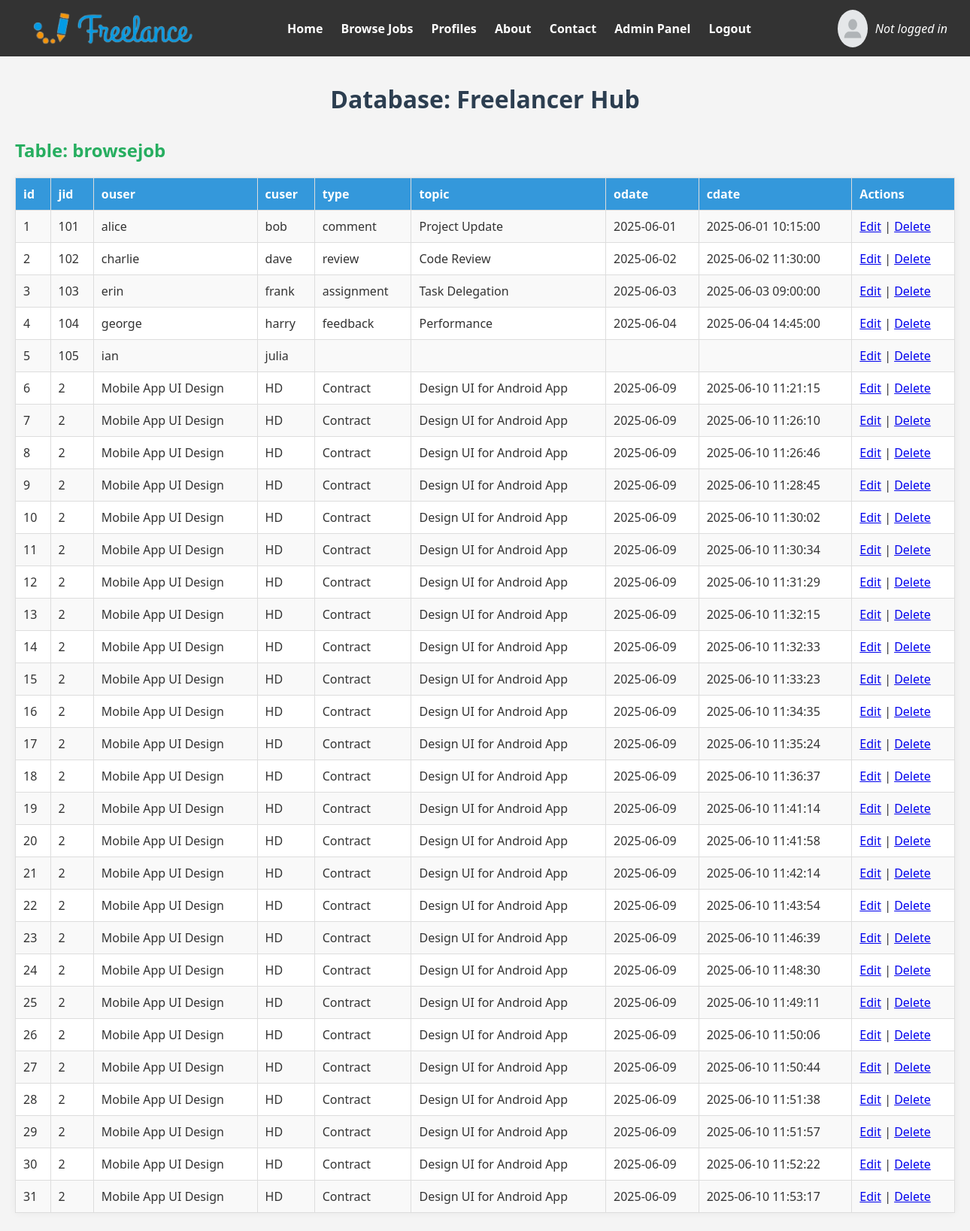
The app's page /admin_page.php (upper part) with its own data.
### tables this page shows
CREATE TABLE `browsejob` (
  `id` int(11) NOT NULL,
  `jid` int(11) NOT NULL,
  `ouser` varchar(100) NOT NULL,
  `cuser` varchar(100) NOT NULL,
  `type` varchar(100) DEFAULT NULL,
  `topic` varchar(255) DEFAULT NULL,
  `odate` date DEFAULT NULL,
  `cdate` datetime DEFAULT NULL
);

### admin_page.php (the view, shortened to what this page needs)
<?php
$server = "127.0.0.1:3308";
$username = "root";
$password = "";
$database = "freelancer_hub";
$con = new mysqli($server, $username, $password, $database);
$role = "Unknown";
if (isset($_SESSION['email'])) {
    $email = $con->real_escape_string($_SESSION['email']);
    $query = "SELECT role FROM users WHERE email = '$email'";
    $result = $con->query($query);
    if ($result && $result->num_rows > 0) {
        $row = $result->fetch_assoc();
        $role = htmlspecialchars($row['role']);
    } else {
        $role = "Role not found";
    }
} else {
    $role = "Not logged in";
}
?>
<!DOCTYPE html>
<html>
<head>
</head>
<body>
<header>
    <div class='navbar'>
        <a href='user_page.php'><img src='image/logo-removebg-preview.png' alt='Logo'></a>
        <div>
            <a href='user_page.php'>Home</a>
            <a href='browsejob.php'>Browse Jobs</a>
            <a href='profile.html'>Profiles</a>
            <a href='aboutus.php'>About</a>
            <a href='contact.php'>Contact</a>
            <a href='admin_page.php'>Admin Panel</a>
            <a href="logout.php">Logout</a>
        </div>
        <div class='role'>
            <img src='image/user.webp' alt='User' width='40' style='border-radius: 50%;'>
            <p style="margin: 0px;"><?php echo $role; ?></p>
        </div>
    </div>
</header>
<h1>Database: Freelancer Hub</h1>
<?php
$tables = $con->query("SHOW TABLES");
while ($tableRow = $tables->fetch_array()) {
    $tableName = $tableRow[0];
    echo "<h2>Table: $tableName</h2>";
    $result = $con->query("SELECT * FROM `$tableName`");
    if ($result && $result->num_rows > 0) {
        echo "<table>";
        $fields = $result->fetch_fields();
        echo "<tr>";
        foreach ($fields as $field) {
            echo "<th>{$field->name}</th>";
        }
        echo "<th>Actions</th>";
        echo "</tr>";
        while ($row = $result->fetch_assoc()) {
            echo "<tr>";
            foreach ($row as $data) {
                echo "<td>" . htmlspecialchars($data) . "</td>";
            }
            $id = reset($row);
            echo "<td>
                <a href='edit.php?table=$tableName&id=$id'>Edit</a> |
                <a href='delete.php?table=$tableName&id=$id' onclick='return confirm(\"Are you sure?\")'>Delete</a>
            </td>";
            echo "</tr>";
        }
        echo "</table>";
    } else {
        echo "<p>No data in this table.</p>";
    }
}
?>
</body>
</html>

### admin_page.php (style rules this page uses)
body { font-family: 'Segoe UI', Tahoma, Geneva, Verdana, sans-serif; background-color: #f4f4f4; color: #333; padding: 20px; margin: 0; }
h1 { color: #2c3e50; margin-top: 90px; text-align: center; }
h2 { color: #27ae60; margin-top: 30px; }
table { border-collapse: collapse; width: 100%; margin-top: 10px; margin-bottom: 30px; background-color: #fff; box-shadow: 0 0 10px rgba(0,0,0,0.05); }
th, td { border: 1px solid #ddd; padding: 10px; text-align: left; }
th { background-color: #3498db; color: white; }
tr:nth-child(even) { background-color: #f9f9f9; }
p { color: #999; font-style: italic; }
header { background-color: #333; position: fixed; top: 0; left: 0; width: 100%; z-index: 1000; }
.navbar { display: flex; justify-content: space-between; align-items: center; padding: 10px 30px; color: white; }
.navbar a { color: white; margin: 0 10px; text-decoration: none; font-weight: bold; }
.navbar img { height: 50px; }
.role { display: flex; align-items: center; gap: 10px; }
.role p { color: white; margin: 0; }

### records on screen
browsejob: id "1", jid "101", ouser "alice", cuser "bob", type "comment", topic "Project Update", odate "2025-06-01", cdate "2025-06-01 10:15:00"
browsejob: id "2", jid "102", ouser "charlie", cuser "dave", type "review", topic "Code Review", odate "2025-06-02", cdate "2025-06-02 11:30:00"
browsejob: id "3", jid "103", ouser "erin", cuser "frank", type "assignment", topic "Task Delegation", odate "2025-06-03", cdate "2025-06-03 09:00:00"
browsejob: id "4", jid "104", ouser "george", cuser "harry", type "feedback", topic "Performance", odate "2025-06-04", cdate "2025-06-04 14:45:00"
browsejob: id "5", jid "105", ouser "ian", cuser "julia"
browsejob: id "6", jid "2", ouser "Mobile App UI Design", cuser "HD", type "Contract", topic "Design UI for Android App", odate "2025-06-09", cdate "2025-06-10 11:21:15"
browsejob: id "7", jid "2", ouser "Mobile App UI Design", cuser "HD", type "Contract", topic "Design UI for Android App", odate "2025-06-09", cdate "2025-06-10 11:26:10"
browsejob: id "8", jid "2", ouser "Mobile App UI Design", cuser "HD", type "Contract", topic "Design UI for Android App", odate "2025-06-09", cdate "2025-06-10 11:26:46"
browsejob: id "9", jid "2", ouser "Mobile App UI Design", cuser "HD", type "Contract", topic "Design UI for Android App", odate "2025-06-09", cdate "2025-06-10 11:28:45"
browsejob: id "10", jid "2", ouser "Mobile App UI Design", cuser "HD", type "Contract", topic "Design UI for Android App", odate "2025-06-09", cdate "2025-06-10 11:30:02"
browsejob: id "11", jid "2", ouser "Mobile App UI Design", cuser "HD", type "Contract", topic "Design UI for Android App", odate "2025-06-09", cdate "2025-06-10 11:30:34"
browsejob: id "12", jid "2", ouser "Mobile App UI Design", cuser "HD", type "Contract", topic "Design UI for Android App", odate "2025-06-09", cdate "2025-06-10 11:31:29"
browsejob: id "13", jid "2", ouser "Mobile App UI Design", cuser "HD", type "Contract", topic "Design UI for Android App", odate "2025-06-09", cdate "2025-06-10 11:32:15"
browsejob: id "14", jid "2", ouser "Mobile App UI Design", cuser "HD", type "Contract", topic "Design UI for Android App", odate "2025-06-09", cdate "2025-06-10 11:32:33"
browsejob: id "15", jid "2", ouser "Mobile App UI Design", cuser "HD", type "Contract", topic "Design UI for Android App", odate "2025-06-09", cdate "2025-06-10 11:33:23"
browsejob: id "16", jid "2", ouser "Mobile App UI Design", cuser "HD", type "Contract", topic "Design UI for Android App", odate "2025-06-09", cdate "2025-06-10 11:34:35"
browsejob: id "17", jid "2", ouser "Mobile App UI Design", cuser "HD", type "Contract", topic "Design UI for Android App", odate "2025-06-09", cdate "2025-06-10 11:35:24"
browsejob: id "18", jid "2", ouser "Mobile App UI Design", cuser "HD", type "Contract", topic "Design UI for Android App", odate "2025-06-09", cdate "2025-06-10 11:36:37"
browsejob: id "19", jid "2", ouser "Mobile App UI Design", cuser "HD", type "Contract", topic "Design UI for Android App", odate "2025-06-09", cdate "2025-06-10 11:41:14"
browsejob: id "20", jid "2", ouser "Mobile App UI Design", cuser "HD", type "Contract", topic "Design UI for Android App", odate "2025-06-09", cdate "2025-06-10 11:41:58"
browsejob: id "21", jid "2", ouser "Mobile App UI Design", cuser "HD", type "Contract", topic "Design UI for Android App", odate "2025-06-09", cdate "2025-06-10 11:42:14"
browsejob: id "22", jid "2", ouser "Mobile App UI Design", cuser "HD", type "Contract", topic "Design UI for Android App", odate "2025-06-09", cdate "2025-06-10 11:43:54"
browsejob: id "23", jid "2", ouser "Mobile App UI Design", cuser "HD", type "Contract", topic "Design UI for Android App", odate "2025-06-09", cdate "2025-06-10 11:46:39"
browsejob: id "24", jid "2", ouser "Mobile App UI Design", cuser "HD", type "Contract", topic "Design UI for Android App", odate "2025-06-09", cdate "2025-06-10 11:48:30"
browsejob: id "25", jid "2", ouser "Mobile App UI Design", cuser "HD", type "Contract", topic "Design UI for Android App", odate "2025-06-09", cdate "2025-06-10 11:49:11"
browsejob: id "26", jid "2", ouser "Mobile App UI Design", cuser "HD", type "Contract", topic "Design UI for Android App", odate "2025-06-09", cdate "2025-06-10 11:50:06"
browsejob: id "27", jid "2", ouser "Mobile App UI Design", cuser "HD", type "Contract", topic "Design UI for Android App", odate "2025-06-09", cdate "2025-06-10 11:50:44"
browsejob: id "28", jid "2", ouser "Mobile App UI Design", cuser "HD", type "Contract", topic "Design UI for Android App", odate "2025-06-09", cdate "2025-06-10 11:51:38"
browsejob: id "29", jid "2", ouser "Mobile App UI Design", cuser "HD", type "Contract", topic "Design UI for Android App", odate "2025-06-09", cdate "2025-06-10 11:51:57"
browsejob: id "30", jid "2", ouser "Mobile App UI Design", cuser "HD", type "Contract", topic "Design UI for Android App", odate "2025-06-09", cdate "2025-06-10 11:52:22"
browsejob: id "31", jid "2", ouser "Mobile App UI Design", cuser "HD", type "Contract", topic "Design UI for Android App", odate "2025-06-09", cdate "2025-06-10 11:53:17"

### other values on screen
$role "Not logged in"
$tableName "browsejob"
$field->name "id"
$field->name "jid"
$field->name "ouser"
$field->name "cuser"
$field->name "type"
$field->name "topic"
$field->name "odate"
$field->name "cdate"
